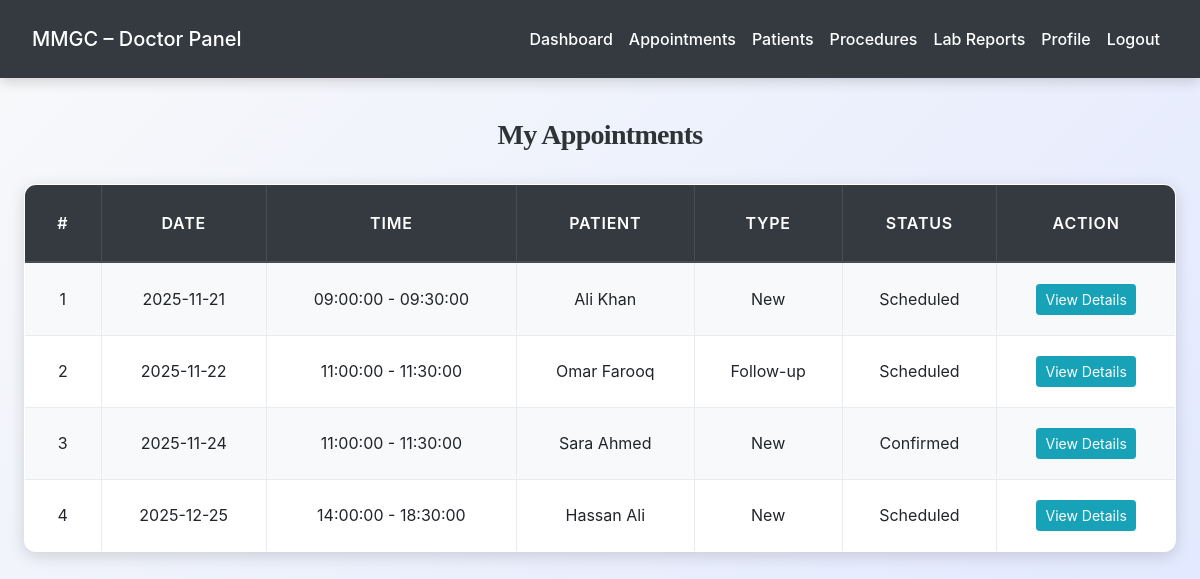
The page /doctor/appointments.php (signed in) on the database as committed earlier.
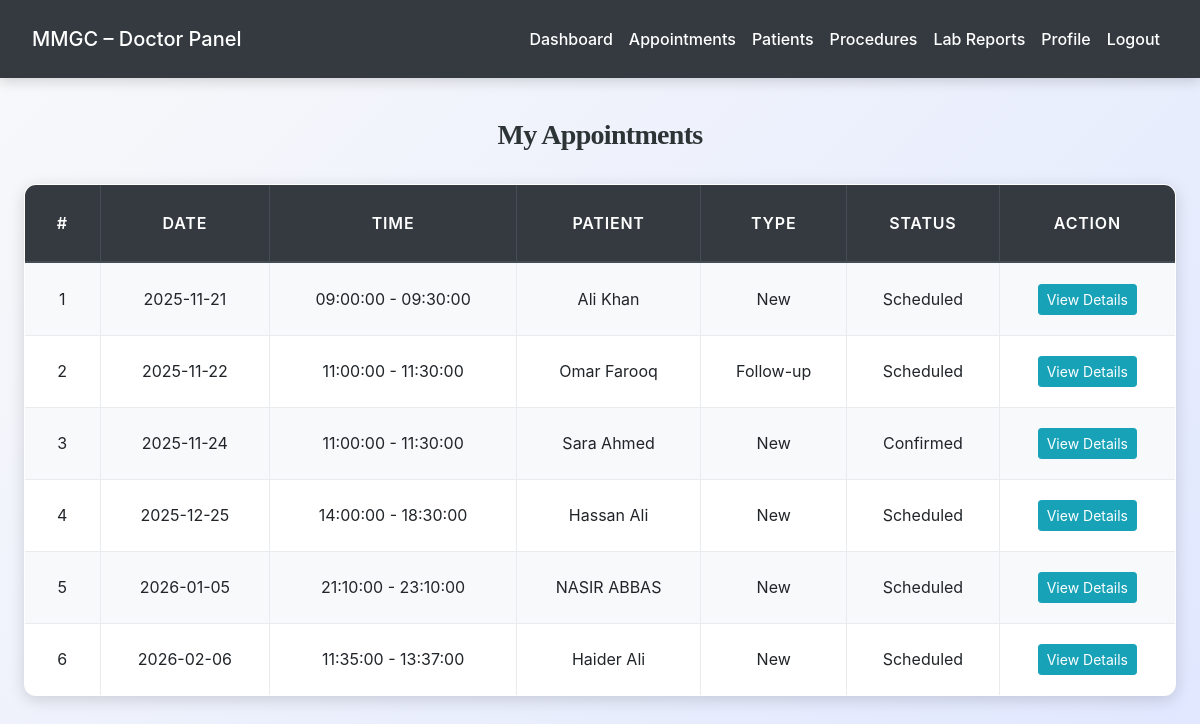
The same page on the database as committed later.
### tables this page shows
CREATE TABLE `appointments` (
  `id` int(11) NOT NULL,
  `patient_id` int(11) NOT NULL,
  `doctor_id` int(11) NOT NULL,
  `appointment_date` date NOT NULL,
  `start_time` time NOT NULL,
  `end_time` time NOT NULL,
  `status` enum('scheduled','confirmed','completed','cancelled','no-show') DEFAULT 'scheduled',
  `appointment_type` enum('new','follow-up') DEFAULT 'new',
  `notes` text DEFAULT NULL,
  `created_at` timestamp NOT NULL DEFAULT current_timestamp()
);

CREATE TABLE `patients` (
  `id` int(11) NOT NULL,
  `mr_number` varchar(20) NOT NULL,
  `name` varchar(100) NOT NULL,
  `email` varchar(100) DEFAULT NULL,
  `phone` varchar(15) NOT NULL,
  `password` varchar(255) DEFAULT NULL,
  `date_of_birth` date DEFAULT NULL,
  `gender` enum('male','female','other') DEFAULT NULL,
  `blood_group` varchar(5) DEFAULT NULL,
  `address` text DEFAULT NULL,
  `guardian_name` varchar(100) DEFAULT NULL,
  `guardian_phone` varchar(15) DEFAULT NULL,
  `registration_date` date DEFAULT curdate(),
  `status` enum('active','inactive') DEFAULT 'active',
  `created_at` timestamp NOT NULL DEFAULT current_timestamp()
);

### doctor/appointments.php (the view, shortened to what this page needs)
<?php
include('../config.php');
$doctor_id = $_SESSION['doctor_id'];
$query = "
    SELECT a.*, p.name AS patient_name, p.mr_number, p.phone AS patient_phone, p.email AS patient_email
    FROM appointments a
    JOIN patients p ON a.patient_id = p.id
    WHERE a.doctor_id = ?
    ORDER BY a.appointment_date ASC, a.start_time ASC
";
$stmt = $conn->prepare($query);
$stmt->bind_param("i", $doctor_id);
$stmt->execute();
$result = $stmt->get_result();
$appointments = $result->fetch_all(MYSQLI_ASSOC);
?>
<!DOCTYPE html>
<html>
<head>
    <link rel="stylesheet" href="https://stackpath.bootstrapcdn.com/bootstrap/4.5.2/css/bootstrap.min.css">
    <link rel="stylesheet" href="../css/style.css">
</head>
<body>
<?php include('navbar.php'); ?>
<div class="container mt-4">
    <h3 class="mb-4 text-center">My Appointments</h3>
    <?php if (count($appointments) == 0): ?>
        <p class="text-center">No appointments found.</p>
    <?php else: ?>
        <table class="table table-bordered table-hover">
            <thead class="thead-dark">
                <tr>
                    <th>#</th>
                    <th>Date</th>
                    <th>Time</th>
                    <th>Patient</th>
                    <th>Type</th>
                    <th>Status</th>
                    <th>Action</th>
                </tr>
            </thead>
            <tbody>
                <?php foreach ($appointments as $index => $app): ?>
                    <tr>
                        <td><?php echo $index + 1; ?></td>
                        <td><?php echo $app['appointment_date']; ?></td>
                        <td><?php echo $app['start_time'] . " - " . $app['end_time']; ?></td>
                        <td><?php echo htmlspecialchars($app['patient_name']); ?></td>
                        <td><?php echo ucfirst($app['appointment_type']); ?></td>
                        <td><?php echo ucfirst($app['status']); ?></td>
                        <td>
                            <button type="button" class="btn btn-info btn-sm" data-toggle="modal" data-target="#appointmentModal<?php echo $app['id']; ?>">
                                View Details
                            </button>
                        </td>
                    </tr>
                <?php endforeach; ?>
            </tbody>
        </table>
    <?php endif; ?>
</div>
</body>
</html>

### doctor/navbar.php (shortened to what this page needs)
<nav class="navbar navbar-expand-lg navbar-dark bg-dark">
    <a class="navbar-brand" href=" doctor_dashboard.php">
        MMGC – Doctor Panel
    </a>
    <div class="collapse navbar-collapse" id="navbarNav">
        <ul class="navbar-nav ml-auto">
            <?php if (isset($_SESSION['doctor_id']) && $_SESSION['role'] === 'doctor'): ?>
                <li class="nav-item">
                    <a class="nav-link" href=" doctor_dashboard.php">Dashboard</a>
                </li>
                <li class="nav-item">
                    <a class="nav-link" href=" appointments.php">Appointments</a>
                </li>
                <li class="nav-item">
                    <a class="nav-link" href=" patients.php">Patients</a>
                </li>
                <li class="nav-item">
                    <a class="nav-link" href=" view_procedures.php">Procedures</a>
                </li>
                <li class="nav-item">
                    <a class="nav-link" href="view_lab_reports_doctor.php">Lab Reports</a>
                </li>
                <li class="nav-item">
                    <a class="nav-link" href=" profile.php">Profile</a>
                </li>
                <li class="nav-item">
                    <a class="nav-link" href=" logout.php">Logout</a>
                </li>
            <?php endif; ?>
        </ul>
    </div>
</nav>

### css/style.css (style rules this page uses)
:root { --primary: #007bff; --secondary: #6c757d; --success: #28a745; --info: #17a2b8; --warning: #ffc107; --danger: #dc3545; --light: #f8f9fa; --dark: #2d3436; --accent: #ff6f61; --highlight: #6f42c1; --shadow: rgba(0, 0, 0, 0.15); --transition: all 0.3s ease-in-out; }
body { font-family: 'Inter', 'Segoe UI', Tahoma, Geneva, Verdana, sans-serif; background: linear-gradient(135deg, var(--light) 0%, #e0e7ff 100%); color: var(--dark); line-height: 1.8; margin: 0; padding: 0; min-height: 100vh; font-size: 16px; }
.navbar { background-color: var(--dark); box-shadow: 0 4px 12px var(--shadow); padding: 1rem 2rem; position: sticky; top: 0; z-index: 1000; }
.navbar-brand, .nav-link { color: white !important; font-weight: 500; transition: var(--transition); }
h1, h2, h3, h4 { text-align: center; margin: 2.5rem 0; font-family: 'Georgia', 'Times New Roman', serif; color: var(--dark); font-weight: 700; letter-spacing: -0.025em; }
h3 { font-size: 1.75rem; }
.container { max-width: 1200px; margin: 0 auto 3rem; padding: 0 1.5rem; }
.table { width: 100%; border-collapse: collapse; margin: 2rem 0; font-size: 1rem; background-color: #ffffff; border-radius: 12px; overflow: hidden; box-shadow: 0 4px 16px var(--shadow); transition: var(--transition); }
.table th, .table td { padding: 1.25rem; border: 1px solid #e9ecef; text-align: center; vertical-align: middle; }
.table thead th { background-color: rgb(0, 0, 0); color: white; font-weight: 600; text-transform: uppercase; letter-spacing: 0.05em; padding: 1.5rem; }
.table tbody tr { transition: var(--transition); }
.table tbody tr:nth-child(odd) { background-color: var(--light); }
a { color: var(--primary); text-decoration: none; font-weight: 500; transition: var(--transition); }

Rows that differ between the two databases and show on the page:
added appointments: appointment_date "2026-01-05", start_time "21:10:00", end_time "23:10:00", patient.name "NASIR ABBAS", appointment_type "New", status "Scheduled"
added appointments: appointment_date "2026-02-06", start_time "11:35:00", end_time "13:37:00", patient.name "Haider Ali", appointment_type "New", status "Scheduled"
